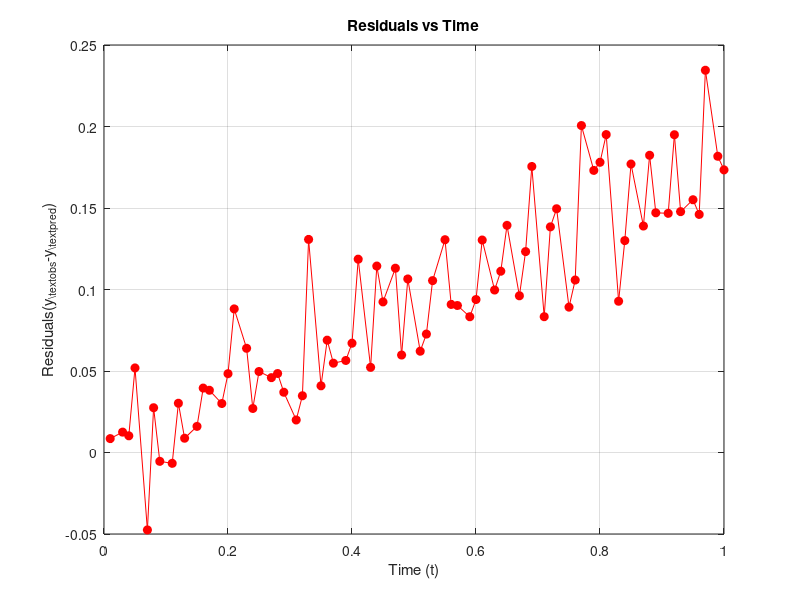

The MATLAB script that drew this image:
b0 = -2.11602973;
b1 = 6.020230054;
b2 = -4.02079592;
b3 = 1.52802786;
b4 = -0.22932868;

t = [0.01, 0.03, 0.04, 0.05, 0.07, 0.08, 0.09, 0.11, 0.12, 0.13, ...
     0.15, 0.16, 0.17, 0.19, 0.20, 0.21, 0.23, 0.24, 0.25, 0.27, ...
     0.28, 0.29, 0.31, 0.32, 0.33, 0.35, 0.36, 0.37, 0.39, 0.40, ...
     0.41, 0.43, 0.44, 0.45, 0.47, 0.48, 0.49, 0.51, 0.52, 0.53, ...
     0.55, 0.56, 0.57, 0.59, 0.60, 0.61, 0.63, 0.64, 0.65, 0.67, ...
     0.68, 0.69, 0.71, 0.72, 0.73, 0.75, 0.76, 0.77, 0.79, 0.80, ...
     0.81, 0.83, 0.84, 0.85, 0.87, 0.88, 0.89, 0.91, 0.92, 0.93, ...
     0.95, 0.96, 0.97, 0.99, 1.00];

y_obs = [-2.0477, -1.9265, -1.8713, -1.7730, -1.7613, -1.6319, -1.6111, -1.5071, -1.4187, -1.3893, ...
         -1.2824, -1.2101, -1.1633, -1.0771, -1.0126, -0.9273, -0.8622, -0.8554, -0.7896, -0.7089, ...
         -0.6650, -0.6357, -0.5728, -0.5188, -0.3843, -0.3985, -0.3335, -0.3111, -0.2379, -0.1923, ...
         -0.1062, -0.1049, -0.0096, 0.0011, 0.0858, 0.0639, 0.1415, 0.1578, 0.1980, 0.2601, ...
         0.3426, 0.3310, 0.3581, 0.4056, 0.4428, 0.5056, 0.5265, 0.5633, 0.6164, 0.6221, ...
         0.6732, 0.7491, 0.7034, 0.7813, 0.8149, 0.7987, 0.8370, 0.9532, 0.9677, 0.9933, ...
         1.0307, 0.9685, 1.0254, 1.0918, 1.0920, 1.1542, 1.1375, 1.1737, 1.2399, 1.2105, ...
         1.2528, 1.2610, 1.3665, 1.3473, 1.3555];

y_pred= b0 + b1*t + b2*(t.^2) + b3*(t.^3) + b4*(t.^4);
residuals=(y_obs)-(y_pred);
figure;
plot(t,residuals,'ro-','MarkerFaceColor','r');
xlabel('Time (t)');
ylabel('Residuals(y_{\text{obs}}-y_{\text{pred}})');
title('Residuals vs Time');
grid on;